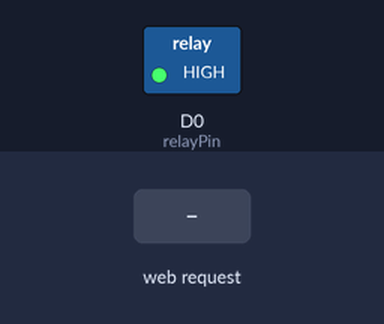
This sketch was run on a simulated ESP8266 (NodeMCU). Parts: switched loads named in the sketch (green lamp = pin HIGH). The test bench sets the inputs (shaded band). WiFi joins after 1.5 s; servers stay silent unless stated; what the sketch prints to the serial monitor is not drawn.

Above: at 2.7 s.
2.8 s: HTTP request GET /?a=1 received
At 3.1 s:
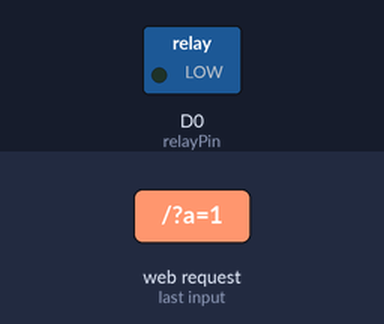
4.3 s: HTTP request GET /?a=0 received
At 5.4 s:
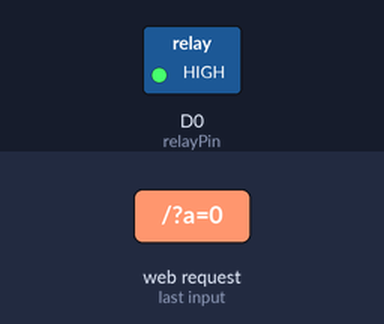
Timing chart, 0 to 7.3 s (numbered marks = the images above; inputs shaded):
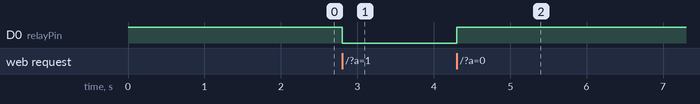

Measured:
- after the input at 2.8 s, D0 (relayPin): HIGH → LOW at once
- after the input at 4.3 s, D0 (relayPin): LOW → HIGH at once

The sketch:

menyalakanlampumenggunakanESP8266.ino
```cpp
#include <ESP8266WiFi.h>
#include <WiFiClient.h>
#include <ESP8266WebServer.h>
#include <ESP8266mDNS.h>


const char* ssid = "Masukan Nama WIfi Kalian ";
const char* password = "Masukan Password Wifi Kalian ";
const int relayPin = D0; //pin untuk kontrol relay pada NODEMCU

ESP8266WebServer server(80);

void setup(){

  pinMode(relayPin, OUTPUT);
  digitalWrite(relayPin, HIGH);
  Serial.begin(9600);

  connectToWiFi();

  server.on("/", handleRoot);
  server.begin();
  Serial.print("HTTP server started");
}

void loop(){
server.handleClient();}

void connectToWiFi(){

Serial.print("\n\nConnecting to ");
Serial.println(ssid);

WiFi.begin(ssid, password);

while (WiFi.status() !=WL_CONNECTED){
delay(500);
Serial.print(".");}

Serial.println("nWiFiconnected");
Serial.print("IP address: ");
Serial.println(WiFi.localIP());}

void handleRoot() {
  Serial.println("Got a Request");

  if (server.hasArg("a")) { // Pastikan ada parameter "a"
    if (server.arg("a") == "1") {
      digitalWrite(relayPin, LOW); // Nyalakan relay
      Serial.println("Relay ON");
    } else {
      digitalWrite(relayPin, HIGH); // Matikan relay
      Serial.println("Relay OFF");
    }
  }

  String msg = "";
  msg += "<html><body>\n";
  msg += "<head>";
  msg += "<center><h1>Control Relay By WEB</h1></center>";
  msg += "<center><h2><a href='/?a=1'><button>Lampu Menyala ON</button></a></h2></center>";
  msg += "<center><h2><a href='/?a=0'><button>Lampu Mati OFF</button></a></h2></center>";
  msg += "</body></html>";

  server.send(200, "text/html", msg);
}
```
